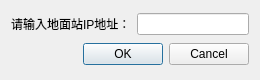
<?xml version="1.0" encoding="UTF-8"?>
<ui version="4.0">
 <class>UpdateStation</class>
 <widget class="QDialog" name="UpdateStation">
  <property name="geometry">
   <rect>
    <x>0</x>
    <y>0</y>
    <width>260</width>
    <height>80</height>
   </rect>
  </property>
  <property name="windowTitle">
   <string>Dialog</string>
  </property>
  <layout class="QGridLayout" name="gridLayout">
   <item row="0" column="0">
    <widget class="QLabel" name="label">
     <property name="text">
      <string>请输入地面站IP地址：</string>
     </property>
    </widget>
   </item>
   <item row="0" column="1">
    <widget class="QLineEdit" name="lineEditIP"/>
   </item>
   <item row="1" column="0" colspan="2">
    <widget class="QDialogButtonBox" name="buttonBox">
     <property name="orientation">
      <enum>Qt::Horizontal</enum>
     </property>
     <property name="standardButtons">
      <set>QDialogButtonBox::Cancel|QDialogButtonBox::Ok</set>
     </property>
    </widget>
   </item>
  </layout>
 </widget>
 <resources/>
 <connections>
  <connection>
   <sender>buttonBox</sender>
   <signal>accepted()</signal>
   <receiver>UpdateStation</receiver>
   <slot>accept()</slot>
   <hints>
    <hint type="sourcelabel">
     <x>248</x>
     <y>254</y>
    </hint>
    <hint type="destinationlabel">
     <x>157</x>
     <y>274</y>
    </hint>
   </hints>
  </connection>
  <connection>
   <sender>buttonBox</sender>
   <signal>rejected()</signal>
   <receiver>UpdateStation</receiver>
   <slot>reject()</slot>
   <hints>
    <hint type="sourcelabel">
     <x>316</x>
     <y>260</y>
    </hint>
    <hint type="destinationlabel">
     <x>286</x>
     <y>274</y>
    </hint>
   </hints>
  </connection>
 </connections>
</ui>
